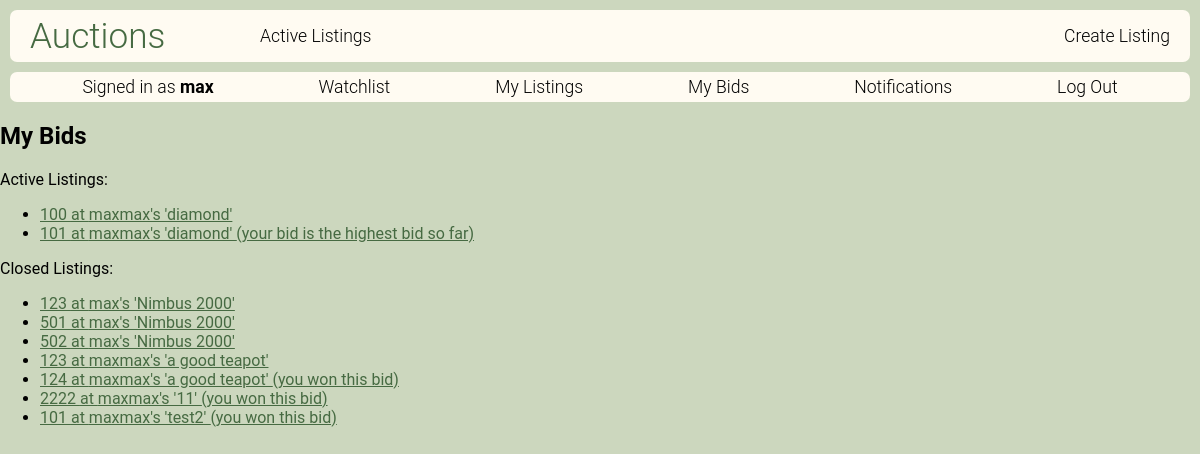
The page /my-bids (signed in) on the database its author committed.
### auctions/models.py (models this page shows, shortened)
class User(AbstractUser):
    watchlist = models.ManyToManyField('Listing', blank=True, related_name="users_watching")
    def unread(self):
        return self.notifications.filter(seen=False).count()

class Bid(models.Model):
    value = models.IntegerField()
    user = models.ForeignKey(User, on_delete=models.CASCADE, related_name="bids")
    listing = models.ForeignKey(Listing, on_delete=models.CASCADE, related_name="bids")
    datetime = models.DateTimeField(default=datetime(2021, 9, 12))

class Listing(models.Model):
    title = models.CharField(max_length=64)
    description = models.CharField(max_length=1000)
    starting_price = models.IntegerField(validators=[
        MinValueValidator(1)
    ])
    photo = models.URLField(max_length=1000, null=True, default=None, blank=True)
    category = models.ForeignKey(Category, on_delete=models.SET_NULL, related_name="listings", null=True)
    owner = models.ForeignKey(User,related_name="listings", on_delete=models.CASCADE)
    active = models.BooleanField(default=True)
    datetime = models.DateTimeField(default=datetime(2021, 9, 12))
    def highest_bid(self):
        return self.bids.order_by("-value").first()
    def __str__(self):
        return f"{self.owner}'s '{self.title}'"

### auctions/views.py (the view)
# urls.py: path("my-bids", views.my_bids, name="my_bids"),
@login_required
def my_bids(request):
    user = request.user
    return render(request, "auctions/my_bids.html", {
        "bids": user.bids.order_by("-datetime").all()
    })

### auctions/templates/auctions/my_bids.html
{% extends "auctions/layout.html" %}
{% block body %}
    <h2>My Bids</h2>
    <p>Active Listings:</p>
    <ul>
        {% for bid in bids %}
            {% if bid.listing.active %}
            <li>
                <a href="{% url 'listing' bid.listing.id %}">
                    {{ bid.value }} at {{ bid.listing }}
                    {% if bid == bid.listing.highest_bid %}
                    (your bid is the highest bid so far)
                    {% endif %}
                </a>
            </li>
            {% endif %}
        {% empty %}
            <li>You have not placed any bids so far.</li>
        {% endfor %}
    </ul>
    <p>Closed Listings:</p>
    <ul>
        {% for bid in bids %}
            {% if not bid.listing.active %}
            <li>
                <a href="{% url 'listing' bid.listing.id %}">
                    {{ bid.value }} at {{ bid.listing }}
                    {% if bid == bid.listing.highest_bid %}
                    (you won this bid)
                    {% endif %}
                </a>
            </li>
            {% endif %}
        {% endfor %}
    </ul>
{% endblock %}

### auctions/templates/auctions/layout.html (shortened to what this page needs)
{% load static %}
<!DOCTYPE html>
<html lang="en">
    <head>
        <link href="{% static 'auctions/styles.css' %}" rel="stylesheet">
    </head>
    <body>
        <div class="header">
            <div class="brand">Auctions</div>
            <div class="header-links">
                <a class="link" href="{% url 'index' %}">Active Listings</a>
                <a class="link" href="{% url 'new_listing' %}">Create Listing</a>
            </div>
        </div>
        <div class="user-block">
            <div class="user-block-links">
                {% if user.is_authenticated %}
                    <p class="link">Signed in as <strong>{{ user.username }}</strong></p>
                    <a class="link" href="{% url 'watchlist' %}">Watchlist</a>
                    <a class="link" href="{% url 'my_listings' %}">My Listings</a>
                    <a class="link" href="{% url 'my_bids' %}">My Bids</a>
                    {% if user.unread == 0 %}
                        <a class="link" href="{% url 'notifications' %}">Notifications</a>
                    {% else %}
                        <a class="link" href="{% url 'notifications' %}">Notifications ({{ user.unread }})</a>
                    {% endif %}
                    <a class="link" href="{% url 'logout' %}">Log Out</a>
                {% else %}
                    <p class="link">Not signed in</p>
                    <a class="link" href="{% url 'login' %}">Log In</a>
                    <a class="link" href="{% url 'register' %}">Register</a>
                {% endif %}
            </div>
        </div>
        {% block body %}
        {% endblock %}
    </body>
</html>

### auctions/static/auctions/styles.css (style rules this page uses)
body { padding: 0px; margin: 0px; background-color: #CCD7BE; }
html { box-sizing: border-box; font-family: "Roboto", Corbel, Avenir, "Lucida Grande", "Lucida Sans", sans-serif }
*, *:before, *:after { box-sizing: inherit; }
a { color: #466A42; }
.header { margin: 10px; padding: 5px 20px; background-color: #FFFBF2; border-radius: 7px; display: grid; grid-template-columns: 230px auto; }
.brand { grid-column-start: 1; font-size: 2.2rem; color: #466A42; font-weight: 300; line-height: normal; }
.header-links { grid-column-start: 2; display: inline-flex; justify-content: space-between; align-items: center; }
.user-block { margin: 10px; padding: 5px 20px; background-color: #FFFBF2; border-radius: 7px; }
.user-block-links { width: 100%; display: inline-flex; justify-content: space-around; align-items: center; }
.user-block-links p { margin:0px; }
.header-links .link, .user-block-links .link { font-size: 1.1rem; font-weight: 300; color: black; text-decoration: none; }

### rows shown on the page
User: username "max"
Bid: value "100", listing "maxmax's 'diamond'"
Bid: value "101", listing "maxmax's 'diamond'", shows "(your bid is the highest bid so far)"
Bid: value "123", listing "max's 'Nimbus 2000'"
Bid: value "501", listing "max's 'Nimbus 2000'"
Bid: value "502", listing "max's 'Nimbus 2000'"
Bid: value "123", listing "maxmax's 'a good teapot'"
Bid: value "124", listing "maxmax's 'a good teapot'", shows "(you won this bid)"
Bid: value "2222", listing "maxmax's '11'", shows "(you won this bid)"
Bid: value "101", listing "maxmax's 'test2'", shows "(you won this bid)"
